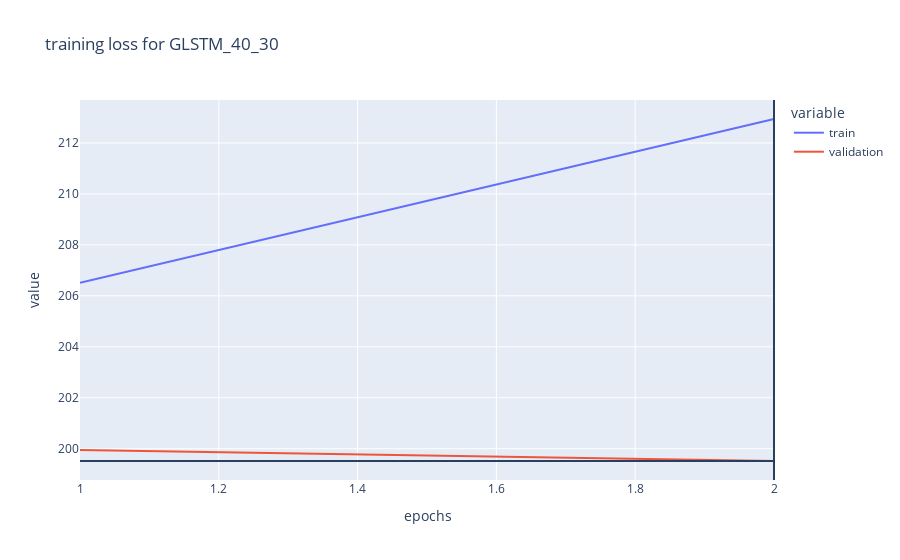

Notebook code cell kept with this figure:
### Code cell
plot(model,
     config,
     loss_training, 
     loss_validation, 
     f"GLSTM_{past_step}_{future_step}", 
     show = True)

### Figure 1 — Plotly figure (JSON) as saved in the notebook; plotly's stock layout.template omitted (floating-point values rounded to 4 significant figures)
{"data": [{"hovertemplate": "variable=train<br>epochs=%{x}<br>value=%{y}<extra></extra>", "legendgroup": "train", "line": {"color": "#636efa", "dash": "solid"}, "marker": {"symbol": "circle"}, "mode": "lines", "name": "train", "orientation": "v", "showlegend": true, "type": "scatter", "x": [1, 2], "xaxis": "x", "y": [206.5, 212.9], "yaxis": "y"}, {"hovertemplate": "variable=validation<br>epochs=%{x}<br>value=%{y}<extra></extra>", "legendgroup": "validation", "line": {"color": "#EF553B", "dash": "solid"}, "marker": {"symbol": "circle"}, "mode": "lines", "name": "validation", "orientation": "v", "showlegend": true, "type": "scatter", "x": [1, 2], "xaxis": "x", "y": [200.0, 199.5], "yaxis": "y"}], "layout": {"autosize": true, "legend": {"title": {"text": "variable"}, "tracegroupgap": 0}, "shapes": [{"type": "line", "x0": 2, "x1": 2, "xref": "x", "y0": 0, "y1": 1, "yref": "y domain"}, {"type": "line", "x0": 0, "x1": 1, "xref": "x domain", "y0": 199.5, "y1": 199.5, "yref": "y"}], "title": {"text": "training loss for GLSTM_40_30"}, "xaxis": {"anchor": "y", "autorange": true, "domain": [0, 1], "range": [1, 2.001], "title": {"text": "epochs"}, "type": "linear"}, "yaxis": {"anchor": "x", "autorange": true, "domain": [0, 1], "range": [198.8, 213.7], "title": {"text": "value"}, "type": "linear"}}}
